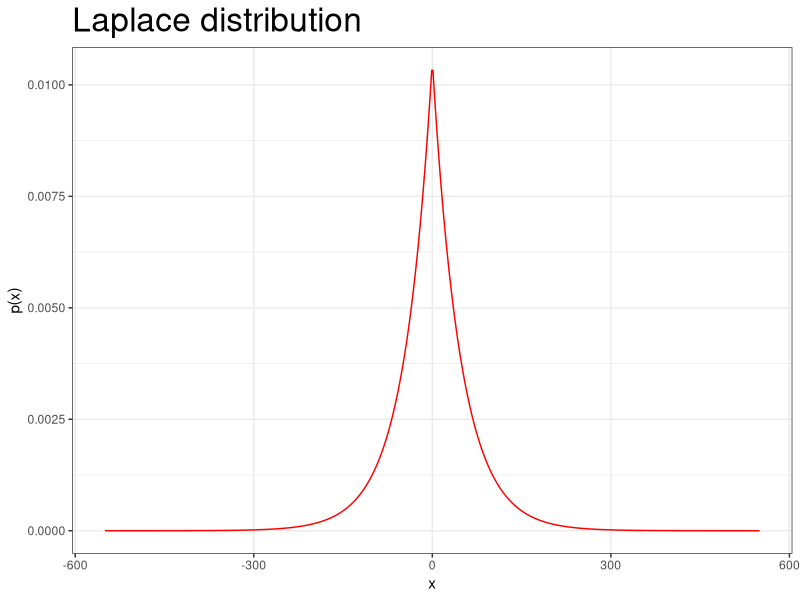
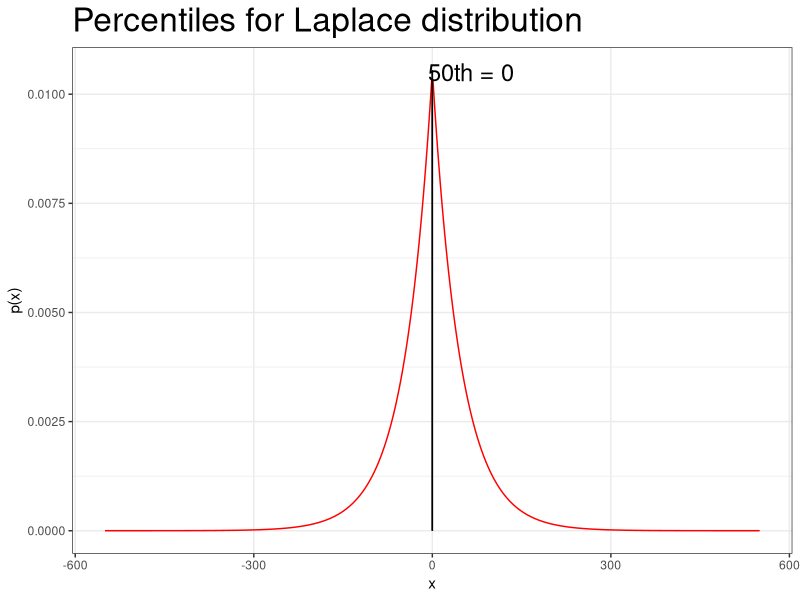
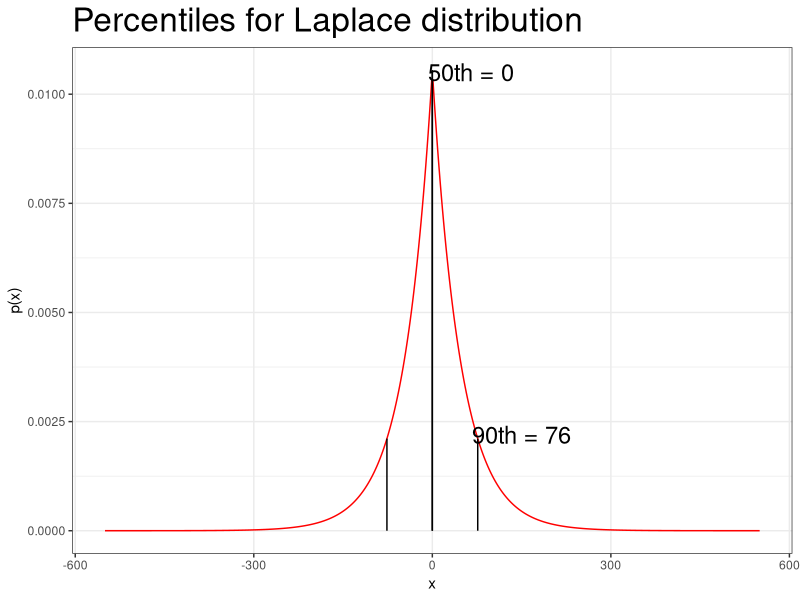
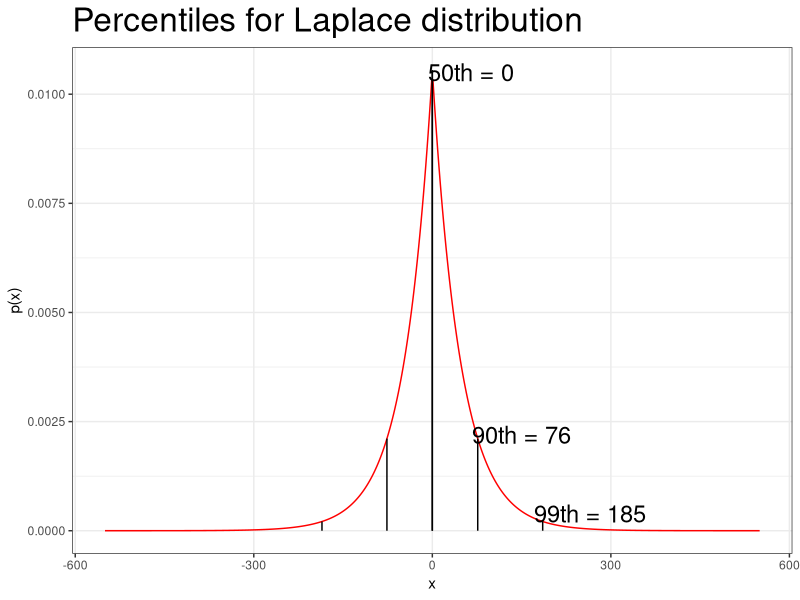
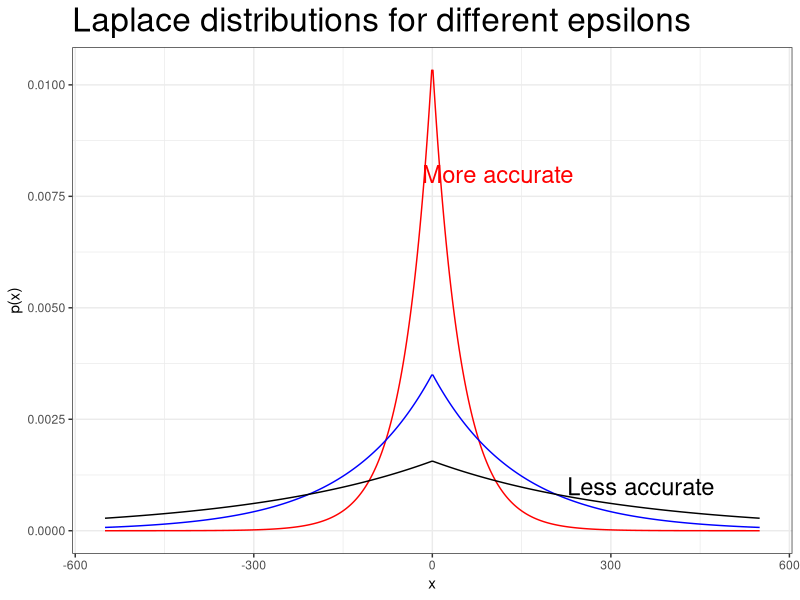
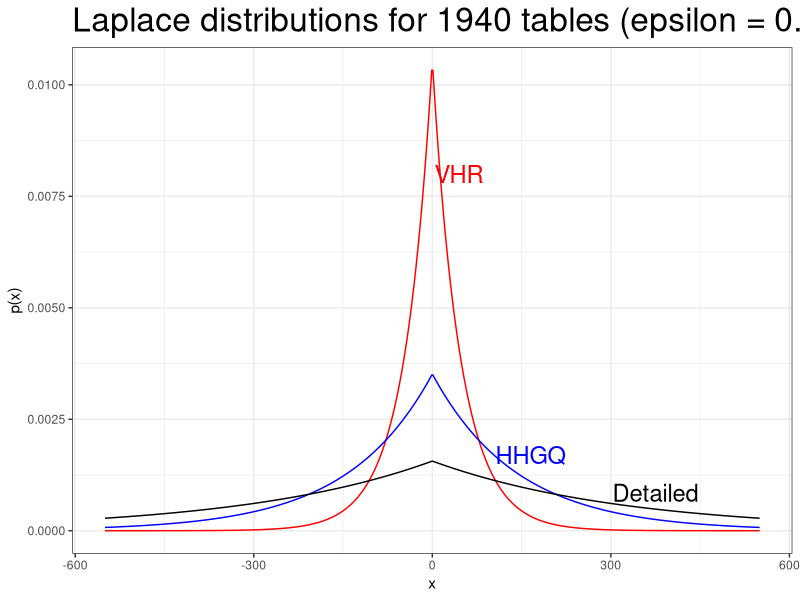

Reproduce these figures in R, in order.
# 02_laplace_distribution_plot.r
# 
# Author: David Van Riper
# 
# The Census Bureau uses either the Laplace or the Geometric mechanism to infuse noise into cells. The
# Laplace mechanism is best used for non-integer values, and the Geometric mechanism works best for integer
# values. Most DP literature uses the Laplace distribution when discuss noise infusion, and I find the Laplace
# distribution aesthetically pleasing. Thus, I'm using it for the plots that describe the distribution from
# which noise values are drawn. 
# 
# This script generates plots of Laplace distributions that have different dispersion parameters. I base the
# dispersion parameters on actual values include in the config file (1940) of the 2018 E2E code. 

# PACKAGES 
library(tidyverse)
library(gridExtra)

# CONSTANTS 
# directory for storing output plots
plot_dir <- "/pkg/ipums/misc/census-das/das_dp_data/crosstabs/plots/"
#plot_dir <- "/Users/vanriper/Documents/scratch/dp/census_runs/plots/"

# generate Laplace distribution lines using dispersion parameters from 1940 test data
# GLOBAL PRIVACY BUDGET = 0.25
# VHR has a beta of 47.401
# HHGQ has a beta of 142.222
# DETAILED has a beta of 320
background.distr.x <- seq(-550, 550, length=550)
background.distr.y_vhr025 <- rmutil::dlaplace(background.distr.x, m = 0, s = 47.401)
background.distr.y_hhgq025 <- rmutil::dlaplace(background.distr.x, m = 0, s = 142.222)
background.distr.y_detailed025 <- rmutil::dlaplace(background.distr.x, m = 0, s = 320)

# compute the 50th, 90th, and 99th percentiles of the VHR 0.25 value
y_vhr025_50th <- rmutil::qlaplace(0.50, m = 0, s = 47.401)
y_vhr025_90th <- rmutil::qlaplace(0.90, m = 0, s = 47.401)
y_vhr025_99th <- rmutil::qlaplace(0.99, m = 0, s = 47.401)

# compute the 90thpercentiles of the hhgq and detailed 0.25 value
y_hhgq025_90th <- rmutil::qlaplace(0.90, m = 0, s = 142.222)
y_detailed025_90th <- rmutil::qlaplace(0.90, m = 0, s = 320)


# compute the probabilities for the 50th, 90th, and 99th percentiles of vhr025
# these probabilities are used to generate the vertical lines on the plot depicting them
y_p_vhr025_50th <- rmutil::dlaplace(y_vhr025_50th, m = 0, s = 47.401)
y_p_vhr025_90th <- rmutil::dlaplace(y_vhr025_90th, m = 0, s = 47.401)
y_p_vhr025_99th <- rmutil::dlaplace(y_vhr025_99th, m = 0, s = 47.401)


# compute the probabilities for the 90thpercentiles of hhgq and detailed
y_p_hhgq025_90th <- rmutil::dlaplace(y_hhgq025_90th, m = 0, s = 142.222)
y_p_detailed025_90th <- rmutil::dlaplace(y_detailed025_90th, m = 0, s = 320)


# GLOBAL PRIVACY BUDGET = 1.0
# VHR has a beta of 11.851
# HHGQ has a beta of 35.555
# DETAILED has a beta of 80
background.distr.y_vhr1 <- rmutil::dlaplace(background.distr.x, m = 0, s = 11.851)
background.distr.y_hhgq1 <- rmutil::dlaplace(background.distr.x, m = 0, s = 35.555)
background.distr.y_detailed1 <- rmutil::dlaplace(background.distr.x, m = 0, s = 80)

# GLOBAL PRIVACY BUDGET = 4.0
# VHR has a beta of 2.96
# HHGQ has a beta of 8.888
# DETAILED has a beta of 20
background.distr.y_vhr4 <- rmutil::dlaplace(background.distr.x, m = 0, s = 2.96)
background.distr.y_hhgq4 <- rmutil::dlaplace(background.distr.x, m = 0, s = 8.888)
background.distr.y_detailed4 <- rmutil::dlaplace(background.distr.x, m = 0, s = 20)

# 90th percentile values for tables under s values (epsilon of 4.0)
y_vhr4_90th <- rmutil::qlaplace(0.90, m = 0, s = 2.96)
y_hhgq4_90th <- rmutil::qlaplace(0.90, m = 0, s = 8.888)
y_detailed4_90th <- rmutil::qlaplace(0.90, m = 0, s = 20)



# General Laplace shapes, betas of 50, 10, and 2
# background.distr.x <- seq(-250, 250, length=1000)
# background.distr.y_50 <- rmutil::dlaplace(background.distr.x, m = 0, s = 50)
# background.distr.y_10 <- rmutil::dlaplace(background.distr.x, m = 0, s = 10)
# background.distr.y_2 <- rmutil::dlaplace(background.distr.x, m = 0, s = 2)

# GENERATE PLOTS
# orig/50th/90th/99th percentile vertical lines on plot based on VHR 0.25 dispersion parameter
p_no_percentiles <- ggplot() + 
  geom_line(data = data.frame('x' = background.distr.x, 'y' = background.distr.y_vhr025), aes(x, y), color = "red") +
  scale_x_continuous(limits = c(-550,550), breaks = c(-600, -300, 0, 300, 600)) +
  labs(title = "Laplace distribution", x = 'x', y = 'p(x)') +
  theme_bw() + 
  theme(legend.position="none",
        plot.title = element_text(size = 24),
        panel.grid.minor.x = element_blank())
  
p_50th <- ggplot() + 
  geom_line(data = data.frame('x' = background.distr.x, 'y' = background.distr.y_vhr025), aes(x, y), color = "red") +
  geom_segment(aes(x = y_vhr025_50th, y = 0, xend = y_vhr025_50th, yend = y_p_vhr025_50th)) +
  geom_segment(aes(x = 0 - y_vhr025_50th, y = 0, xend = 0 - y_vhr025_50th, yend = y_p_vhr025_50th)) +
#  geom_segment(aes(x = y_vhr025_90th, y = 0, xend = y_vhr025_90th, yend = y_p_vhr025_90th)) +
#  geom_segment(aes(x = 0 - y_vhr025_90th, y = 0, xend = 0 - y_vhr025_90th, yend = y_p_vhr025_90th)) +
#  geom_segment(aes(x = y_vhr025_99th, y = 0, xend = y_vhr025_99th, yend = y_p_vhr025_99th)) +
#  geom_segment(aes(x = 0 - y_vhr025_99th, y = 0, xend = 0 - y_vhr025_99th, yend = y_p_vhr025_99th)) +
  scale_x_continuous(limits = c(-550,550), breaks = c(-600, -300, 0, 300, 600)) +
  labs(title = "Percentiles for Laplace distribution", x = 'x', y = 'p(x)') +
#  annotate("text", x = 145, y = 0.0022, size = 6, label = "90th = 76") +
  annotate("text", x = 65, y = 0.0105, size = 6, label = "50th = 0") +
#  annotate("text", x = 255, y = 0.000395, size = 6, label = "99th = 185") +
#  annotate("text", x = 45, y = 0.008, color = "red", size = 4, label = "VHR") + 
  theme_bw() + 
  theme(legend.position="none",
        plot.title = element_text(size = 24),
        panel.grid.minor.x = element_blank())

p_50th_90th <- ggplot() + 
  geom_line(data = data.frame('x' = background.distr.x, 'y' = background.distr.y_vhr025), aes(x, y), color = "red") +
  geom_segment(aes(x = y_vhr025_50th, y = 0, xend = y_vhr025_50th, yend = y_p_vhr025_50th)) +
  geom_segment(aes(x = 0 - y_vhr025_50th, y = 0, xend = 0 - y_vhr025_50th, yend = y_p_vhr025_50th)) +
  geom_segment(aes(x = y_vhr025_90th, y = 0, xend = y_vhr025_90th, yend = y_p_vhr025_90th)) +
  geom_segment(aes(x = 0 - y_vhr025_90th, y = 0, xend = 0 - y_vhr025_90th, yend = y_p_vhr025_90th)) +
  #  geom_segment(aes(x = y_vhr025_99th, y = 0, xend = y_vhr025_99th, yend = y_p_vhr025_99th)) +
  #  geom_segment(aes(x = 0 - y_vhr025_99th, y = 0, xend = 0 - y_vhr025_99th, yend = y_p_vhr025_99th)) +
  scale_x_continuous(limits = c(-550,550), breaks = c(-600, -300, 0, 300, 600)) +
  labs(title = "Percentiles for Laplace distribution", x = 'x', y = 'p(x)') +
  annotate("text", x = 150, y = 0.0022, size = 6, label = "90th = 76") +
  annotate("text", x = 65, y = 0.0105, size = 6, label = "50th = 0") +
  #  annotate("text", x = 255, y = 0.000395, size = 6, label = "99th = 185") +
  #  annotate("text", x = 45, y = 0.008, color = "red", size = 4, label = "VHR") + 
  theme_bw() + 
  theme(legend.position="none",
        plot.title = element_text(size = 24),
        panel.grid.minor.x = element_blank())

p_50th_90th_99th <- ggplot() + 
  geom_line(data = data.frame('x' = background.distr.x, 'y' = background.distr.y_vhr025), aes(x, y), color = "red") +
  geom_segment(aes(x = y_vhr025_50th, y = 0, xend = y_vhr025_50th, yend = y_p_vhr025_50th)) +
  geom_segment(aes(x = 0 - y_vhr025_50th, y = 0, xend = 0 - y_vhr025_50th, yend = y_p_vhr025_50th)) +
  geom_segment(aes(x = y_vhr025_90th, y = 0, xend = y_vhr025_90th, yend = y_p_vhr025_90th)) +
  geom_segment(aes(x = 0 - y_vhr025_90th, y = 0, xend = 0 - y_vhr025_90th, yend = y_p_vhr025_90th)) +
  geom_segment(aes(x = y_vhr025_99th, y = 0, xend = y_vhr025_99th, yend = y_p_vhr025_99th)) +
  geom_segment(aes(x = 0 - y_vhr025_99th, y = 0, xend = 0 - y_vhr025_99th, yend = y_p_vhr025_99th)) +
  scale_x_continuous(limits = c(-550,550), breaks = c(-600, -300, 0, 300, 600)) +
  labs(title = "Percentiles for Laplace distribution", x = 'x', y = 'p(x)') +
  annotate("text", x = 150, y = 0.0022, size = 6, label = "90th = 76") +
  annotate("text", x = 65, y = 0.0105, size = 6, label = "50th = 0") +
  annotate("text", x = 265, y = 0.000395, size = 6, label = "99th = 185") +
  #  annotate("text", x = 45, y = 0.008, color = "red", size = 4, label = "VHR") + 
  theme_bw() + 
  theme(legend.position="none",
        plot.title = element_text(size = 24),
        panel.grid.minor.x = element_blank())

# # VHR with 90th percentile vertical lines, which depict the range that 90% of all random draws will fall within   
# p_vhr025_90th <- ggplot() + 
#   geom_line(data = data.frame('x' = background.distr.x, 'y' = background.distr.y_vhr025), aes(x, y), color = "red") +
#   geom_segment(aes(x = y_vhr025_90th, y = 0, xend = y_vhr025_90th, yend = y_p_vhr025_90th)) +
#   geom_segment(aes(x = 0 - y_vhr025_90th, y = 0, xend = 0 - y_vhr025_90th, yend = y_p_vhr025_90th)) +
#   scale_x_continuous(limits = c(-550,550), breaks = c(-600, -300, -76, 0, 76, 300, 600)) +
#   labs(title = "Laplace distribution for 1940 VHR under a global privacy budget of 0.25", x = 'x', y = 'p(x)') +
#   annotate("text", x = 45, y = 0.008, color = "red", size = 4, label = "VHR") + 
#   theme_bw() + 
#   theme(legend.position="none")
# 
# # HHGQ with 90th percentile vertical lines, which depict the range that 90% of all random draws will fall within   
# p_hhgq025_90th <- ggplot() + 
#   geom_line(data = data.frame('x' = background.distr.x, 'y' = background.distr.y_hhgq025), aes(x, y), color = "blue") +
#   geom_segment(aes(x = y_hhgq025_90th, y = 0, xend = y_hhgq025_90th, yend = y_p_hhgq025_90th)) +
#   geom_segment(aes(x = 0 - y_hhgq025_90th, y = 0, xend = 0 - y_hhgq025_90th, yend = y_p_hhgq025_90th)) +
#   scale_x_continuous(limits = c(-550,550), breaks = c(-600, -300, -229, 0, 229, 300, 600)) +
#   labs(title = "Laplace distribution for 1940 HHGQ under a global privacy budget of 0.25", x = 'x', y = 'p(x)') +
#   annotate("text", x = 155, y = 0.0017, color = "blue", size = 4, label = "HHGQ") + 
#   theme_bw() + 
#   theme(legend.position="none")
# 
# # Detailed with 90th percentile vertical lines, which depict the range that 90% of all random draws will fall within   
# p_detailed025_90th <- ggplot() + 
#   geom_line(data = data.frame('x' = background.distr.x, 'y' = background.distr.y_detailed025), aes(x, y), color = "black") +
#   geom_segment(aes(x = y_detailed025_90th, y = 0, xend = y_detailed025_90th, yend = y_p_detailed025_90th)) +
#   geom_segment(aes(x = 0 - y_detailed025_90th, y = 0, xend = 0 - y_detailed025_90th, yend = y_p_detailed025_90th)) +
#   scale_x_continuous(limits = c(-550,550), breaks = c(-600,-515, -300, 0, 300, 515, 600)) +
#   labs(title = "Laplace distribution for 1940 Detailed under a global privacy budget of 0.25", x = 'x', y = 'p(x)') +
#   annotate("text", x = 190, y = 0.00105, color = "black", size = 4, label = "Detailed") + 
#   theme_bw() + 
#   theme(legend.position="none")

# VHR + HHGQ + Detailed on one plot 
# - DUPLICATE SLIDE OF P_DIFF_EPSILONS, BUT WITH VHR/HHGQ/DETAILED LABELS
p_all025 <- ggplot() + 
  geom_line(data = data.frame('x' = background.distr.x, 'y' = background.distr.y_vhr025), aes(x, y), color = "red") +
  geom_line(data = data.frame('x' = background.distr.x, 'y' = background.distr.y_hhgq025), aes(x, y), color = "blue") +
  geom_line(data = data.frame('x' = background.distr.x, 'y' = background.distr.y_detailed025), aes(x, y), color = "black") +
  labs(title = "Laplace distributions for 1940 tables (epsilon = 0.25)", x = 'x', y = 'p(x)') +
  annotate("text", x = 45, y = 0.008, color = "red", size = 6, label = "VHR") + 
  annotate("text", x = 165, y = 0.0017, color = "blue", size = 6,  label = "HHGQ") + 
  annotate("text", x = 375, y = 0.00085, color = "black", size = 6,  label = "Detailed") + 
  theme_bw() + 
  theme(plot.title = element_text(size = 24))

# different epsilons - demos how noise increases as dispersion parameter increases 
# - CONSIDER CHANGING LABELS TO MORE ACCURATE/LESS ACCURATE? RATHER THAN USING NUMBERS
p_diff_epsilons <- ggplot() + 
  geom_line(data = data.frame('x' = background.distr.x, 'y' = background.distr.y_vhr025), aes(x, y), color = "red") +
  geom_line(data = data.frame('x' = background.distr.x, 'y' = background.distr.y_hhgq025), aes(x, y), color = "blue") +
  geom_line(data = data.frame('x' = background.distr.x, 'y' = background.distr.y_detailed025), aes(x, y), color = "black") +
  labs(title = "Laplace distributions for different epsilons", x = 'x', y = 'p(x)') +
  annotate("text", x = 110, y = 0.008, color = "red", size = 6, label = "More accurate") + 
  annotate("text", x = 350, y = 0.001, color = "black", size = 6,  label = "Less accurate") +
  theme_bw() + 
  theme(legend.position="none",
        plot.title = element_text(size=24))



# # plot laplace distribution with different dispersion parameters for VHR table (0.25, 1.0, 4.0)
# p_plot_vhr <- ggplot() +
#   geom_line(data = data.frame('x' = background.distr.x, 'y' = background.distr.y_vhr025), aes(x, y), color = "red") +
#   geom_line(data = data.frame('x' = background.distr.x, 'y' = background.distr.y_vhr1), aes(x, y), color = "blue") +
#   geom_line(data = data.frame('x' = background.distr.x, 'y' = background.distr.y_vhr4), aes(x, y), color = "black") +
#   scale_x_continuous(limits = c(-250, 250)) +
#   labs(title = "Laplace distributions for VHR table under different global privacy budgets", x = 'x', y = 'p(x)') +
#   theme_bw() +
#   annotate("text", x = 45, y = 0.008, color = "red", size = 4, label = "0.25") +
#   annotate("text", x = -30, y = 0.0145, color = "blue", size = 4,  label = "1.0") +
#   annotate("text", x = 20, y = 0.052, color = "black", size = 4,  label = "4.0")

# write out PNG files for N plot objects
out_file <- paste0(plot_dir, "laplace_distribution_curve_no_percentiles.png")
png(out_file, width = 12, height = 7.5, units = "in", res = 300)
grid.arrange(p_no_percentiles)
dev.off()

out_file <- paste0(plot_dir, "laplace_distribution_curve_50th.png")
png(out_file, width = 12, height = 7.5, units = "in", res = 300)
grid.arrange(p_50th)
dev.off()

out_file <- paste0(plot_dir, "laplace_distribution_curve_50th_90th.png")
png(out_file, width = 12, height = 7.5, units = "in", res = 300)
grid.arrange(p_50th_90th)
dev.off()

out_file <- paste0(plot_dir, "laplace_distribution_curve_50th_90th_99th.png")
png(out_file, width = 12, height = 7.5, units = "in", res = 300)
grid.arrange(p_50th_90th_99th)
dev.off()

# out_file <- paste0(plot_dir, "laplace_distribution_curve_VHR025.png")
# png(out_file, width = 12, height = 7.5, units = "in", res = 300)
# grid.arrange(p_vhr025_90th)
# dev.off()
# 
# out_file <- paste0(plot_dir, "laplace_distribution_curve_HHGQ025.png")
# png(out_file, width = 12, height = 7.5, units = "in", res = 300)
# grid.arrange(p_hhgq025_90th)
# dev.off()
# 
# out_file <- paste0(plot_dir, "laplace_distribution_curve_Detailed025.png")
# png(out_file, width = 12, height = 7.5, units = "in", res = 300)
# grid.arrange(p_detailed025_90th)
# dev.off()

out_file <- paste0(plot_dir, "laplace_distribution_diff_epsilons.png")
png(out_file, width = 12, height = 7.5, units = "in", res = 300)
grid.arrange(p_diff_epsilons)
dev.off()

out_file <- paste0(plot_dir, "laplace_distribution_curve_All025.png")
png(out_file, width = 12, height = 7.5, units = "in", res = 300)
grid.arrange(p_all025)
dev.off()

# out_file <- paste0(plot_dir, "laplace_distribution_curve_VHR_3epsilons.png")
# png(out_file, width = 12, height = 7.5, units = "in", res = 300)
# grid.arrange(p_plot_vhr)
# dev.off()
